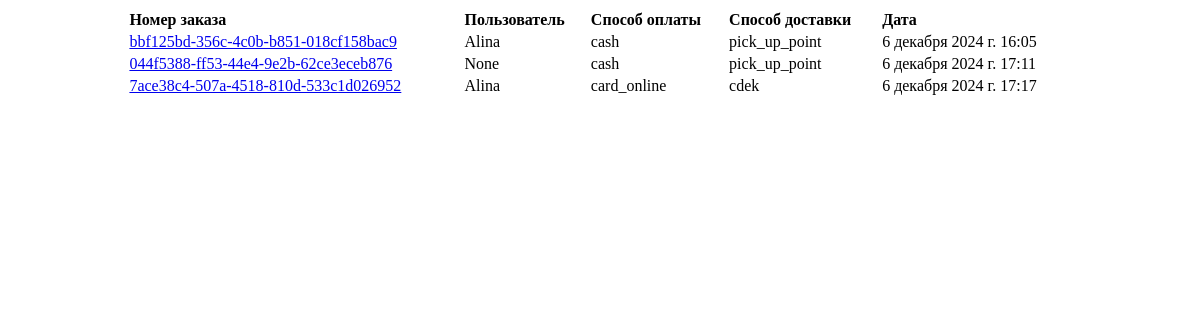
/staff/orders/ (signed in), run on an earlier commit of the app's database.
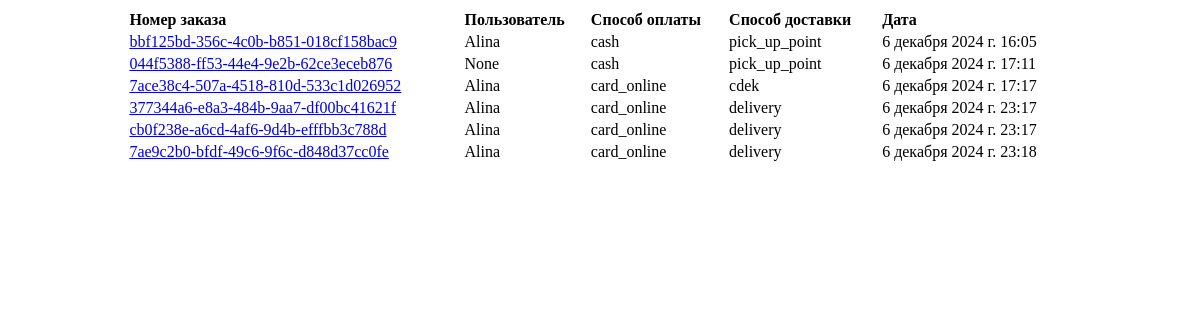
And on a later commit of the database.
### orders/models.py (models this page shows, shortened)
class Order(models.Model):
    number = models.CharField(primary_key=True, unique=True, max_length=256, editable=False)
    user = models.ForeignKey(User, on_delete=models.CASCADE, editable=False, null=True)
    cart = models.OneToOneField(CartUser, on_delete=models.SET_NULL, editable=False, null=True)
    status = models.CharField(max_length=50, default='в обработке')
    payment = models.CharField(max_length=50, default='картой')
    delivery = models.CharField(max_length=50, default='самовывоз из магазина')
    address = models.TextField(null=True)
    created_at = models.DateTimeField(auto_now_add=True, editable=False)
    name = models.CharField(max_length=50, null=True)
    last_name = models.CharField(max_length=50, null=True)
    email = models.EmailField(null=True)
    phone = models.CharField(max_length=20, null=True)

### users/models.py (models this page shows)
class CustomUser(AbstractUser):
    phone = models.CharField(max_length=20, verbose_name="Телефон")
    city = models.CharField(max_length=100, verbose_name="Город")
    image = models.ImageField(upload_to="users/", blank=True, null=True, verbose_name="Изображение")

### orders/views.py (the view)
# urls.py: path('staff/orders/', all_order_list, name="admin_all_orders"),
def all_order_list(request):
    admin = user.objects.get(username='staff')
    if request.user != admin:
        raise PermissionError
    print(type(admin))
    orders = Order.objects.all()
    context = {"orders": orders}
    return render(request, template_name='shop/admin/orders.html', context=context)

### cart/context_processors.py (called while the page is built)
def cart(request):
    if request.user.id:
        return {'cart': ProductCartUser(request)}
    return {'cart': Cart(request)}

### orders/context_processors.py (called while the page is built)
def quick_order_form(request):
    return {'quick_order_form': QuickOrderForm()}

### shop/templates/shop/admin/orders.html (shortened to what this page needs)
{% extends 'base_admin.html' %}
{% load static %}
{% block content %}
<table style="width:80%; text-align:justify; margin:0 auto;">
    <thead>
    <tr>
        <th class="order-header">Номер заказа</th>
        <th class="order-header">Пользователь</th>
        <th class="order-header">Способ оплаты</th>
        <th class="order-header">Способ доставки</th>
        <th class="order-header">Дата</th>
    </tr>
    </thead>
    <tbody>
    {% for order in orders %}
    <tr>
        <td class="order-number">
            <a href="{% url 'order_detail' order.number %}">{{ order.number }}</a>
        </td>
        <td class="order-delivery">
            {{ order.user }}
        </td>
        <td class="order-payment">
            {{ order.payment }}
        </td>
        <td class="order-delivery">
            {{ order.delivery }}
        </td>
        <td class="order-date">
            {{ order.created_at }}
        </td>
    </tr>
    {% endfor %}
    </tbody>
</table>
{% endblock content %}

What changed in the data, as far as the page shows it:
added Order: number "377344a6-e8a3-484b-9aa7-df00bc41621f", user "Alina", payment "card_online", delivery "delivery", created_at "6 декабря 2024 г. 23:17"
added Order: number "cb0f238e-a6cd-4af6-9d4b-efffbb3c788d", user "Alina", payment "card_online", delivery "delivery", created_at "6 декабря 2024 г. 23:17"
added Order: number "7ae9c2b0-bfdf-49c6-9f6c-d848d37cc0fe", user "Alina", payment "card_online", delivery "delivery", created_at "6 декабря 2024 г. 23:18"
